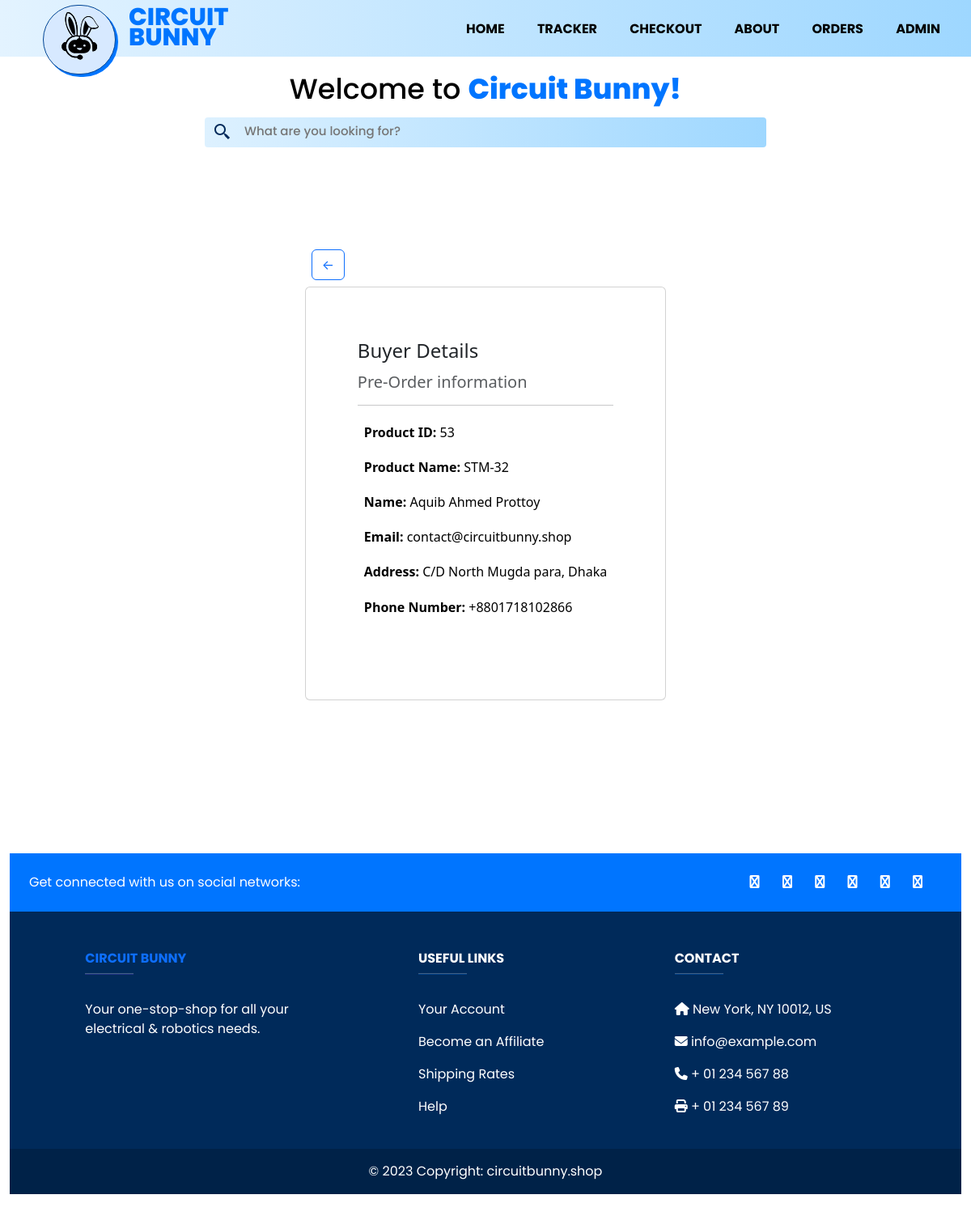
/preorders/53 (signed in), run on the app's committed database.
### shop/models.py (models this page shows, shortened)
class Preorder(models.Model):
    id = models.AutoField(primary_key=True)
    Name = models.CharField(max_length=250)
    Full_name = models.CharField(max_length=250)
    Address = models.CharField(max_length=250)
    Email = models.EmailField(max_length=254)
    Phone_number = models.CharField(max_length=15)

### shop/views.py (the view)
# urls.py: path("preorders/<int:id>", views.preorderdetails, name="preorderdetails"),
def preorderdetails(request, id):
    if request.user.is_authenticated and request.user.is_staff:
        item = get_object_or_404(Preorder, id=id)
        form, query, products = formEvent(request)
        context = {
            "id": id,
            "item": item,
            "form": form,
            "query": query,
            "products": products
        }
        return render(request, "adminpreorders.html", context)
    else:
        return HttpResponse('You don\'t the permission to access this page <a href="/admin" target="_blank">Sign in</a>')

### shop/form.py
class SearchForm(forms.Form):
    query = forms.CharField(label="", max_length=255, required=False, widget=forms.TextInput(attrs={'placeholder': 'What are you looking for?', 'class': "search_box_text"}, ))

### shop/form.py (called while the page is built)
def formEvent(request):
    form = SearchForm(request.GET)
    query = request.GET.get('query', '')
    if query:
        products = Item.objects.filter(Title__icontains=query)
    else:
        products = Item.objects.all()
    return form, query, products

### shop/templates/adminpreorders.html (shortened to what this page needs)
{% extends "base.html" %}
{% block content %}
    <div class="container d-flex align-items-center justify-content-center vh-100">
      <div class="pb-lg-5 " >
        <a href="javascript:history.go(-1)" class="btn btn-outline-primary m-2">←</a>
        <div class="card" style="width: absolute;">
          <div class="card-body pb-lg-5 m-lg-5">
                  <h4 class="card-title pb-2">Buyer Details</h4>
                  <h5 class="card-subtitle mb-2 text-body-secondary ">Pre-Order information</h5>
                  <hr>
                  <h6 class="card-text p-2 text-black"><b>Product ID:</b> {{item.id}}</h6>
                  <h6 class="card-text p-2 text-black"><b>Product Name:</b> {{item.Name}}</h6>
                  <h6 class="card-text p-2 text-black"><b>Name:</b> {{item.Full_name}}</h6>
                  <h6 class="card-text p-2 text-black"><b>Email:</b> {{item.Email}}</h6>
                  <h6 class="card-text p-2 text-black"><b>Address:</b> {{item.Address}}</h6>
                  <h6 class="card-text p-2 text-black"><b>Phone Number:</b> {{item.Phone_number}}</h6>
                </div>
              </div>
        </div>
      </div>
      {% endblock content %}

### shop/static/css/base.css (style rules this page uses)
* { margin: 0; padding: 0; text-decoration: none; list-style: none; box-sizing: border-box; }
body { font-family: 'Poppins', sans-serif; }
.container { width: 100%; height: auto; }
.search_box_text input { color: #4E8ED9; font-family: 'Poppins'; font-size: 15px; font-style: normal; font-weight: 500; line-height: 84.75%; height: 2rem; outline: none; color: black; margin-left: 15px; background: transparent; border-style: none; width: 40vw; }
a:link { text-decoration: none; }

### data on the page
Preorder: id "53", Name "STM-32", Full_name "Aquib Ahmed Prottoy", Email "contact@circuitbunny.shop", Address "C/D North Mugda para, Dhaka", Phone_number "+8801718102866"
